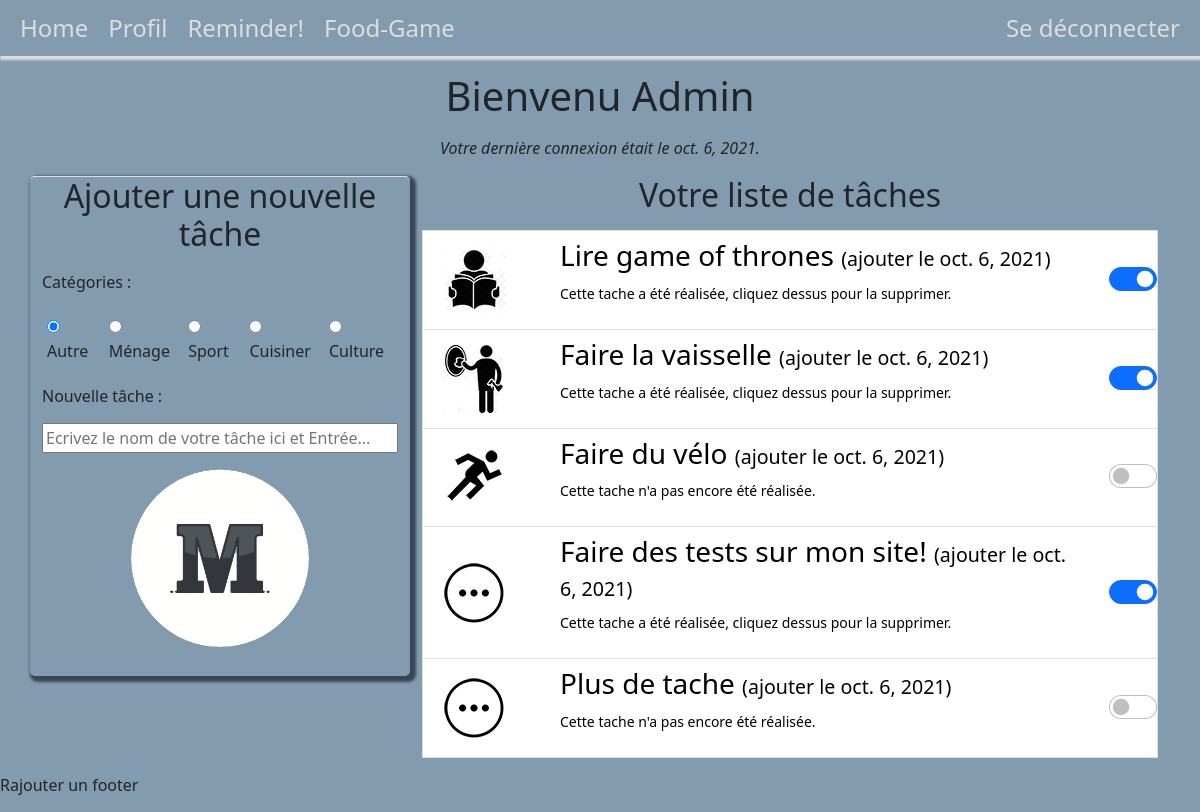
/ (signed in), run on the app's committed database.
### account/models.py (models this page shows, shortened)
class CustomUser(AbstractBaseUser):
    email = models.EmailField(max_length=255, unique=True, blank=False)
    firstname = models.CharField(max_length=255, null=True, blank=True)
    lastname = models.CharField(max_length=255, null=True, blank=True)
    is_active = models.BooleanField(default=True)
    is_admin = models.BooleanField(default=False)
    is_staff = models.BooleanField(default=False)
    phoneNumber = models.CharField(validators = [phoneNumberRegex], max_length = 16, blank=True, verbose_name="Téléphone")
    ip = models.CharField(max_length=255, null=True, blank=True)
    last_login = models.DateTimeField(auto_now_add=True)
    USERNAME_FIELD = 'email'
    objects = CustomUserManager()
    class Meta:
        verbose_name = 'Utilisateur'
    def last_login_str(self):
        return self.last_login.date()

### memorize/models.py (models this page shows, shortened)
class Category(models.Model):
    title = models.CharField(max_length=255, blank=False, verbose_name="titre")
    color = models.CharField(max_length=255, blank=True, verbose_name="couleur")
    thumbnail = models.ImageField(max_length=255, blank=True, upload_to="categories")
    class Meta:
        verbose_name = "Catégorie"
    def __str__(self):
        return self.title

class Task(models.Model):
    title = models.CharField(max_length=500, blank=False, verbose_name="Nouvelle tâche")
    subtitle = models.CharField(max_length=255, blank=True, verbose_name="Sous-titre")
    created_on = models.DateTimeField(auto_now_add=True)
    made_on = models.CharField(default="none", blank=True, max_length=255, verbose_name="date de réalisation")
    remind = models.BooleanField(default=False, blank=False)
    category = models.ForeignKey(Category, verbose_name="Catégories", on_delete=models.SET_NULL, null=True)
    status = models.ForeignKey(Status, verbose_name="status", on_delete=models.SET_NULL, null=True)
    user = models.ForeignKey(User, verbose_name="Utilisateur", on_delete=models.SET_NULL, null=True)
    class Meta:
        verbose_name = "Tache"
    def created_on_str(self):
        return self.created_on.date()
    def __str__(self):
        return self.title

class Status(models.Model):
    title = models.CharField(max_length=255, blank=False, verbose_name="titre")
    slug = models.SlugField(max_length=255, blank=True, verbose_name="slug")
    class Meta:
        verbose_name = "Statu"

### memorize/views.py (the view)
# urls.py: path('', CustomHomeView.as_view(), name="home"),
class CustomHomeView(TemplateView):
    template_name = 'memorize/index.html'
    def get_context_data(self, **kwargs):
        context = super().get_context_data(**kwargs)
        context['title'] = "Bienvenu"
        if self.request.user.is_authenticated:
            context['tasks'] = Task.objects.filter(user = self.request.user).all()
        context['form'] = AddTaskForm()
        try :
            context['username'] = self.request.user.email.split('@')[0]
        except IndexError:
            context['username'] = self.request.user
        return context

### memorize/forms.py
class AddTaskForm(forms.ModelForm):
    class Meta:
        model = Task
        fields = ('category', 'title')
        widgets = {'category' : forms.RadioSelect(),
                    'title' : forms.TextInput(attrs={'placeholder' : "Ecrivez le nom de votre tâche ici et Entrée..."})}

### memorize/templates/memorize/index.html (shortened to what this page needs)
{% extends 'memorize/base.html' %}
{% load static %}
{% block content %}
    {% if user.is_authenticated %}
        <section class="container">
            <h1 class="text-center m-3">{{ title }} {{ username | title }}</h1>
            <p class="text-center"><em>Votre dernière connexion était le {{ user.last_login_str }}.</em></p>
            <section class="row flex-wrap justify-content-evenly align-item-start">
                <div class="col-12 col-lg-4 section-form-todo">
                    <h2 class="text-center mb-3">Ajouter une nouvelle tâche</h2>
                    <form action="{% url 'memorize:create' %}" method="post">
                        <table>
                            {{ form.as_p }}
                        </table>
                    </form>
                    <div class="text-center w-50 m-auto">
                        <img src="{% static 'img/logo_rec.png' %}" alt="" class="resp">
                    </div>
                </div>
                <div class="col-12 col-lg-8">
                    <h2 class="text-center"> Votre liste de tâches </h2>
                    <ul class="mt-3">
                        {% for item in tasks %}
                        {% if item.status.pk != 3 %}
                        <li class="list-group-item">
                            <a class="row align-items-center justify-content-center" type="submit" href="{% url 'memorize:checked' pk=item.pk %}" value="{% if item.status.pk %} Supprimer {% else %} Checked {% endif %}">
                                <div class="col-2">
                                    <img src="{{ item.category.thumbnail.url }}" alt="" class="resp">
                                </div>
                                <div class="col-9">
                                    <h3 class="task">{{ item }} <span> (ajouter le {{ item.created_on_str }}) </span></h3>
                                    {% if item.status.title == "Effectuée" %}
                                        <p><small>Cette tache a été réalisée, cliquez dessus pour la supprimer.</small></p>
                                    {% else %}
                                        <p><small>Cette tache n'a pas encore été réalisée.</small></p>
                                    {% endif %}
                                </div>
                                <div class="form-check form-switch col-1">
                                    <input class="form-check-input m-auto" type="checkbox" id="flexSwitch-{{item.pk}}" {% if item.status.title == "Effectuée" %} checked {% endif %}>
                                </div>
                            </a>
                        </li>
                        {% endif %}
                        {% endfor %}
                    </ul>
                </div>
            </section>
        {% endif %}
        </section>
{% endblock %}

### memorize/templates/memorize/base.html (shortened to what this page needs)
{% load static %}
<!DOCTYPE html>
<html lang="fr-FR">
<head>
    {% block css %}
        <link href="https://cdn.jsdelivr.net/npm/bootstrap@5.0.2/dist/css/bootstrap.min.css" rel="stylesheet">
        <link href="{% static 'css/style.css' %}" rel="stylesheet">
    {% endblock %}
</head>
<body>
    <header>
        <nav>
            <ul class="d-flex">
                {% if not user.is_authenticated %}
                <li><a class="" href="{% url 'account:login' %}">Se connecter</a></li>
                <li><a class="" href="{% url 'account:register' %}">Créer un compte</a></li>
                {% else %}
                <li><a href="{% url 'memorize:home' %}">Home</a></li>
                <li><a href="{% url 'memorize:home' %}">Profil</a></li>
                <li><a href="{% url 'memorize:reminder-game' %}">Reminder!</a></li>
                <li><a href="{% url 'memorize:food-game' %}">Food-Game</a></li>
                <li class="ms-auto"><a href="{% url 'account:logout' %}">Se déconnecter</a></li>
                {% endif %}
            </ul>
        </nav>
    </header>
    {% block content %}
    {% endblock %}
    <footer>
        <nav>
            Rajouter un footer
        </nav>
    </footer>
</body>
</html>

### memorize/static/css/style.css (style rules this page uses)
:root { --blue : 207 22% 60%; --orange : 35 100% 56%; --dark-orange : 24 100% 56%; --dark-blue : 207 22% 27%; --red : 0 57% 62%; --green : 114 59% 57%; }
body { background-color: hsl(var(--blue) / 1); display: flex; flex-direction: column; min-height: 100vh; }
footer { margin-top: auto; padding: 15px 0px; }
h1 { margin-bottom: 30px; }
ul { margin: 0; padding: 0; }
li { list-style-type: none; }
a { color: black; text-decoration: none; }
header { background-color: hsl(var(--blue) / 1); box-shadow: 2px 2px 2px 2px #ddd; margin: 0; padding: 0; }
header > nav { align-items: center; }
nav > ul { display : flex; align-items: center; padding: 10px; }
nav > ul > li { margin: 0 10px; }
nav a { color: #ddd; font-size: 1.5em; }
#id_category { display: flex; }
#id_category li { list-style-type: none; margin: 5px; }
#id_title { width: 100%; margin-top: 15px; }
table { margin: 0 auto; }
h3.task > span { font-size: 0.7em; }
.form-switch .form-check-input { width: 3em; height: 1.5em; }
.form-switch .form-check-input:checked { width: 3em; height: 1.5em; transition: background-position 0.3s ease!important; }
.form-switch { padding-left:1rem!important; }
.resp { max-width: 100%; height: auto; }
.section-form-todo { border-top: 1px solid #ddd; border-radius: 5px; box-shadow : 3px 3px 3px 3px hsl(var(--dark-blue) / 1); max-height: 500px; overflow-y: hidden; }

### data on the page
CustomUser: last_login_str "oct. 6, 2021"
Task: category.thumbnail (picture), title "Lire game of thrones", created_on_str "oct. 6, 2021", shows "Cette tache a été réalisée, cliquez dessus pour la supprimer.", status_id "☑"
Task: category.thumbnail (picture), title "Faire la vaisselle", created_on_str "oct. 6, 2021", shows "Cette tache a été réalisée, cliquez dessus pour la supprimer.", status_id "☑"
Task: category.thumbnail (picture), title "Faire du vélo", created_on_str "oct. 6, 2021", shows "Cette tache n'a pas encore été réalisée."
Task: category.thumbnail (picture), title "Faire des tests sur mon site!", created_on_str "oct. 6, 2021", shows "Cette tache a été réalisée, cliquez dessus pour la supprimer.", status_id "☑"
Task: category.thumbnail (picture), title "Plus de tache", created_on_str "oct. 6, 2021", shows "Cette tache n'a pas encore été réalisée."

### other printed values
{{ title }} "Bienvenu"
{{ username | title }} "Admin"
